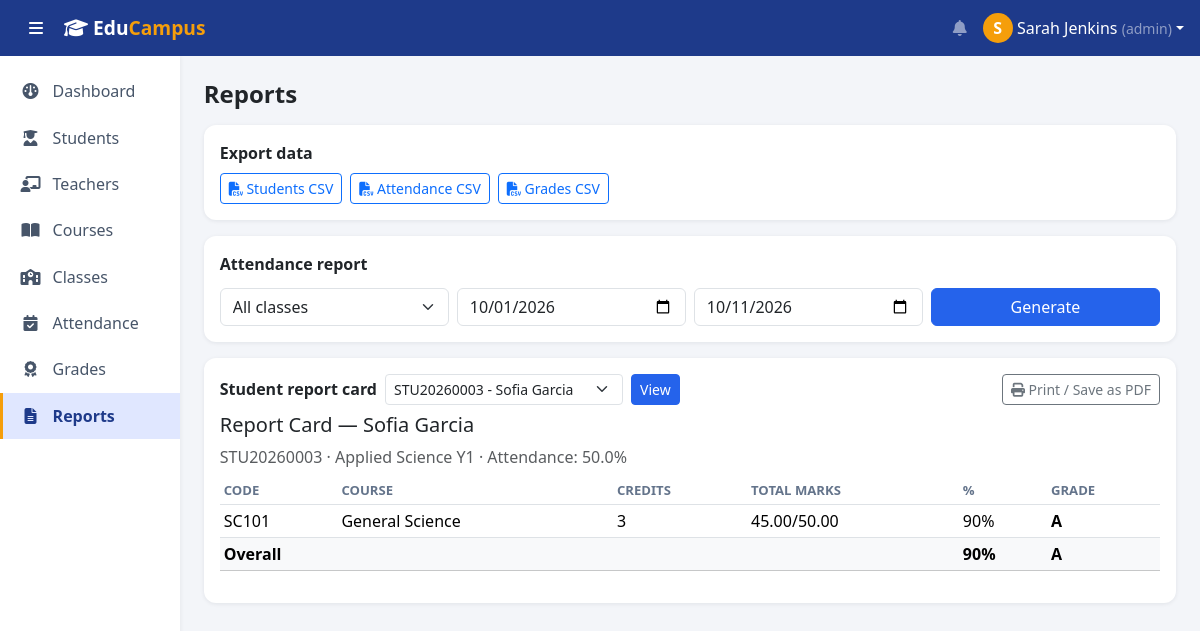
Page /reports.php?student_id=3 (signed in) on the committed database.
### tables this page shows
CREATE TABLE students(
 id INT AUTO_INCREMENT PRIMARY KEY, user_id INT NULL, student_no VARCHAR(20) NOT NULL UNIQUE,
 first_name VARCHAR(60) NOT NULL, last_name VARCHAR(60) NOT NULL, email VARCHAR(120) NOT NULL UNIQUE, phone VARCHAR(30),
 gender ENUM('Male','Female') NOT NULL, dob DATE NULL, class_id INT NULL, academic_year_id INT NULL, photo VARCHAR(255) NULL,
 status ENUM('Active','Inactive','Graduated') NOT NULL DEFAULT 'Active', created_at TIMESTAMP DEFAULT CURRENT_TIMESTAMP,
 INDEX(class_id), INDEX(academic_year_id),
 FOREIGN KEY(user_id) REFERENCES users(id) ON DELETE SET NULL,
 FOREIGN KEY(class_id) REFERENCES classes(id) ON DELETE SET NULL,
 FOREIGN KEY(academic_year_id) REFERENCES academic_years(id) ON DELETE SET NULL);

CREATE TABLE classes(
 id INT AUTO_INCREMENT PRIMARY KEY, name VARCHAR(80) NOT NULL, department VARCHAR(100), academic_year_id INT NULL, teacher_id INT NULL,
 FOREIGN KEY(academic_year_id) REFERENCES academic_years(id) ON DELETE SET NULL,
 FOREIGN KEY(teacher_id) REFERENCES teachers(id) ON DELETE SET NULL);

### includes/bootstrap.php (called while the page is built, shortened)
<?php
function e($v){ return htmlspecialchars((string)$v, ENT_QUOTES, 'UTF-8'); }
function role(){ return $_SESSION['user']['role'] ?? ''; }
function letter_grade($pct){ return $pct>=90?'A':($pct>=80?'B':($pct>=70?'C':($pct>=60?'D':'F'))); }

### reports.php (the view, shortened to what this page needs)
<?php
require __DIR__.'/includes/bootstrap.php'; require __DIR__.'/includes/layout.php'; require_login();
$staff=role()!=='student';
$sid=$staff?(int)($_GET['student_id']??0):my_student_id($pdo);
?><div class="row g-3 no-print"><?php if($staff): ?><div class="col-12"><div class="card p-3"><strong>Export data</strong><div class="mt-2 d-flex gap-2 flex-wrap">
 <a class="btn btn-outline-primary btn-sm" href="?export=students"><i class="fa fa-file-csv"></i> Students CSV</a>
 <a class="btn btn-outline-primary btn-sm" href="?export=attendance"><i class="fa fa-file-csv"></i> Attendance CSV</a>
 <a class="btn btn-outline-primary btn-sm" href="?export=grades"><i class="fa fa-file-csv"></i> Grades CSV</a></div></div></div>
<div class="col-12"><div class="card p-3"><strong>Attendance report</strong><form class="row g-2 mt-1" method="get">
 <div class="col-md-3"><select name="class_id" class="form-select"><option value="">All classes</option></select></div>
 <div class="col-md-3"><input type="date" name="from" class="form-control" value="<?=e($_GET['from']??date('Y-m-01'))?>"></div>
 <div class="col-md-3"><input type="date" name="to" class="form-control" value="<?=e($_GET['to']??date('Y-m-d'))?>"></div>
 <div class="col-md-3"><button class="btn btn-primary w-100">Generate</button></div></form></div></div><?php endif; ?></div>
<div class="card p-3 mt-3"><div class="no-print d-flex gap-2 align-items-center mb-2"><strong>Student report card</strong>
<?php if($staff): ?><form method="get" class="d-flex gap-2"><select name="student_id" class="form-select form-select-sm"><option value="">Select student…</option>
<?php foreach(opts($pdo,"sql:SELECT id,CONCAT(student_no,' - ',first_name,' ',last_name) FROM students ORDER BY first_name") as $v=>$l): ?><option value="<?=e($v)?>" <?=$sid==$v?'selected':''?>><?=e($l)?></option><?php endforeach; ?></select><button class="btn btn-sm btn-primary">View</button></form><?php endif; ?>
<?php if($sid): ?><button class="btn btn-sm btn-outline-secondary ms-auto" onclick="window.print()"><i class="fa fa-print"></i> Print / Save as PDF</button><?php endif; ?></div>
<?php if($sid): $st=$pdo->prepare("SELECT s.*,c.name cn FROM students s LEFT JOIN classes c ON c.id=s.class_id WHERE s.id=?"); $st->execute([$sid]); $stu=$st->fetch();
 if($stu): $g=$pdo->prepare("SELECT c.code,c.title,c.credits,SUM(g.marks) m,SUM(g.max_marks) mx FROM grades g JOIN courses c ON c.id=g.course_id WHERE g.student_id=? GROUP BY c.id"); $g->execute([$sid]); $rows=$g->fetchAll();
 $am=$pdo->prepare("SELECT ROUND(SUM(status IN('Present','Late'))*100/COUNT(*),1) FROM attendance WHERE student_id=?"); $am->execute([$sid]); $ap=$am->fetchColumn(); ?>
 <h5>Report Card — <?=e($stu['first_name'].' '.$stu['last_name'])?></h5><p class="text-muted mb-2"><?=e($stu['student_no'])?> · <?=e($stu['cn']??'No class')?> · Attendance: <?=$ap!==null&&$ap!==false?e($ap).'%':'n/a'?></p>
 <table class="table table-sm"><thead><tr><th>Code</th><th>Course</th><th>Credits</th><th>Total marks</th><th>%</th><th>Grade</th></tr></thead><tbody>
 <?php $sm=0;$sx=0; foreach($rows as $r): $pc=round($r['m']*100/$r['mx'],1); $sm+=$r['m']; $sx+=$r['mx']; ?><tr><td><?=e($r['code'])?></td><td><?=e($r['title'])?></td><td><?=e($r['credits'])?></td><td><?=e($r['m'])?>/<?=e($r['mx'])?></td><td><?=e($pc)?>%</td><td><b><?=letter_grade($pc)?></b></td></tr><?php endforeach; ?>
 <?php if(!$rows): ?><tr><td colspan="6" class="text-muted">No grades recorded.</td></tr><?php else: $o=round($sm*100/$sx,1); ?><tr class="table-light"><td colspan="4"><b>Overall</b></td><td><b><?=e($o)?>%</b></td><td><b><?=letter_grade($o)?></b></td></tr><?php endif; ?></tbody></table>
 <?php endif; else: ?><p class="text-muted mb-0">Select a student to view a report card.</p><?php endif; ?></div>

### assets/style.css (style rules this page uses)
:root { --navy:#1e3a8a;--blue:#2563eb;--accent:#f59e0b;--bg:#f3f5f9 }
body { background:var(--bg);font-family:system-ui,-apple-system,"Segoe UI",Roboto,sans-serif }
.card { border:0;border-radius:12px;box-shadow:0 1px 4px rgba(15,23,42,.08) }
.btn-primary { background:var(--blue);border-color:var(--blue) }
.table thead th { color:#64748b;font-weight:600;font-size:.82rem;text-transform:uppercase }

### rows in the picture
students: first_name+last_name "Sofia Garcia", student_no "STU20260003", class.name "Applied Science Y1"

### other values in the picture
substr(user()['name'],0,1) "S"
user()['name'] "Sarah Jenkins"
role() "admin"
$n[1] "Dashboard"
$n[1] "Students"
$n[1] "Teachers"
$n[1] "Courses"
$n[1] "Classes"
$n[1] "Attendance"
$n[1] "Grades"
$n[1] "Reports"
$title "Reports"
$ap "50.0"
$r['code'] "SC101"
$r['title'] "General Science"
